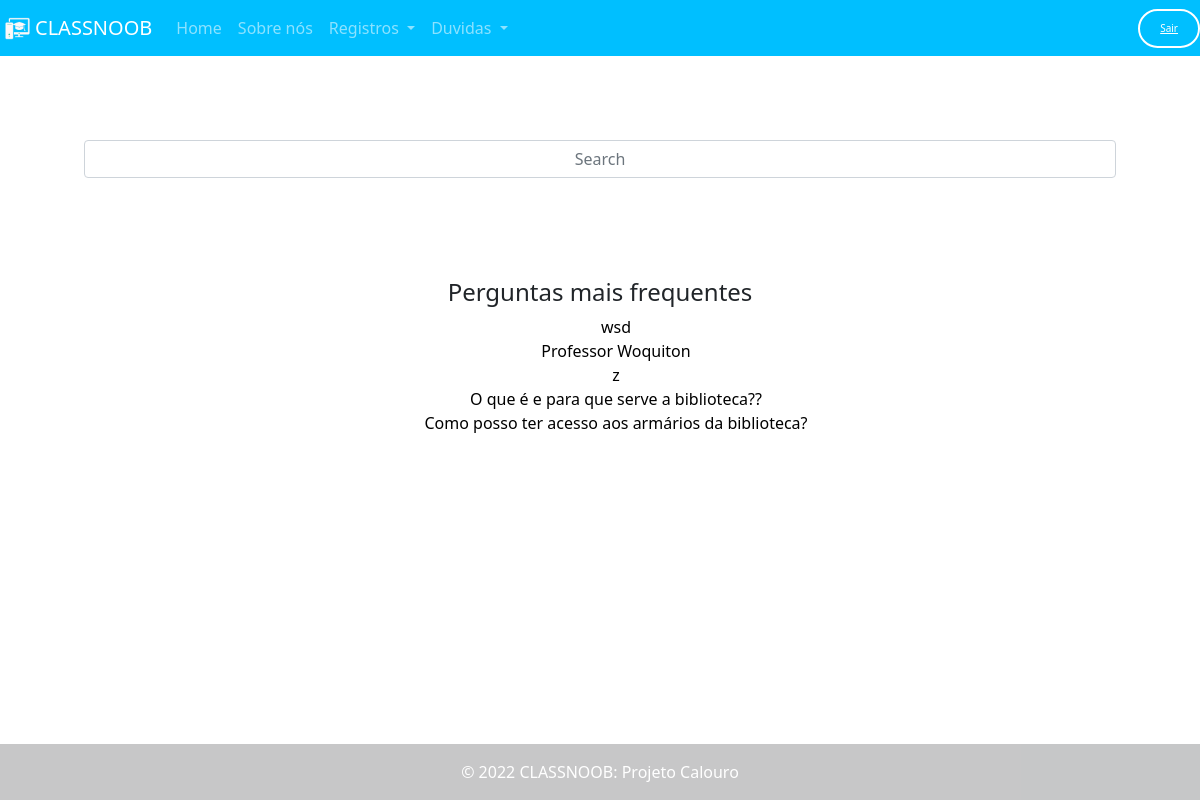
Screenshot of / (signed in) with the database file from the repository.
### plataforma/models.py (models this page shows, shortened)
class Link(models.Model):
    titulo = models.CharField(max_length=50)
    descricao = models.TextField()
    data_criacao = models.DateField(auto_now_add=True)
    arquivo = models.FileField(upload_to='uploads/', default="",blank=True)

### plataforma/views.py (the view)
# urls.py: 2. Add a URL to urlpatterns:  path('', views.home, name='home')
@login_required  #A pagina só poderá ser acessada se o usuario estiver logado, por causa do login_required
def home(request):
    search = request.GET.get('search')
    if search:
        links = Link.objects.filter(titulo__icontains=search).order_by('-data_criacao')[:5]
    else:
        links = Link.objects.all().order_by('-data_criacao')[:5]
    return render(request, 'home.html',  {'links': links})

### plataforma/templates/home.html (shortened to what this page needs)
{% extends 'base.html' %}
{% load static %}
{% load crispy_forms_tags %}
{%block 'head'%}
    <link rel="stylesheet" href="{% static 'plataforma/css/home.css'%}">
{%endblock%}
{% block 'body' %}
<div class="area_busca">
    <div class="search-div">
        <form method="GET" id="search-formulario"> {% csrf_token %}
            <input class="form-control" type="text" id="search" name="search" placeholder="Search" value="{{ request.GET.search}}">
        </form>
    </div>
    <h4 class="titulo_perguntas">Perguntas mais frequentes</h4>
     <ul style="list-style-type: none;">
                    {%for links in links%}
                    <li><a  href=" aparecer/{{links.id}}" style="text-decoration:none; color: #000000;" > {{links.titulo}} </a> </li>
                     {% empty %}
                         <tr>
                            <td colspan="2"> Nenhum campo encontrado. </td>
                        </tr>
                    {%endfor%}
     </ul>
</div>
{%endblock%}

### templates/static/plataforma/css/home.css (style rules this page uses)
.search-div { padding: 7%; }
.form-control { text-align: center; }
.area_busca { text-align: center; }

### rows the page displays
Link: titulo "wsd"
Link: titulo "Professor Woquiton"
Link: titulo "z"
Link: titulo "O que é e para que serve a biblioteca??"
Link: titulo "Como posso ter acesso aos armários da biblioteca?"
